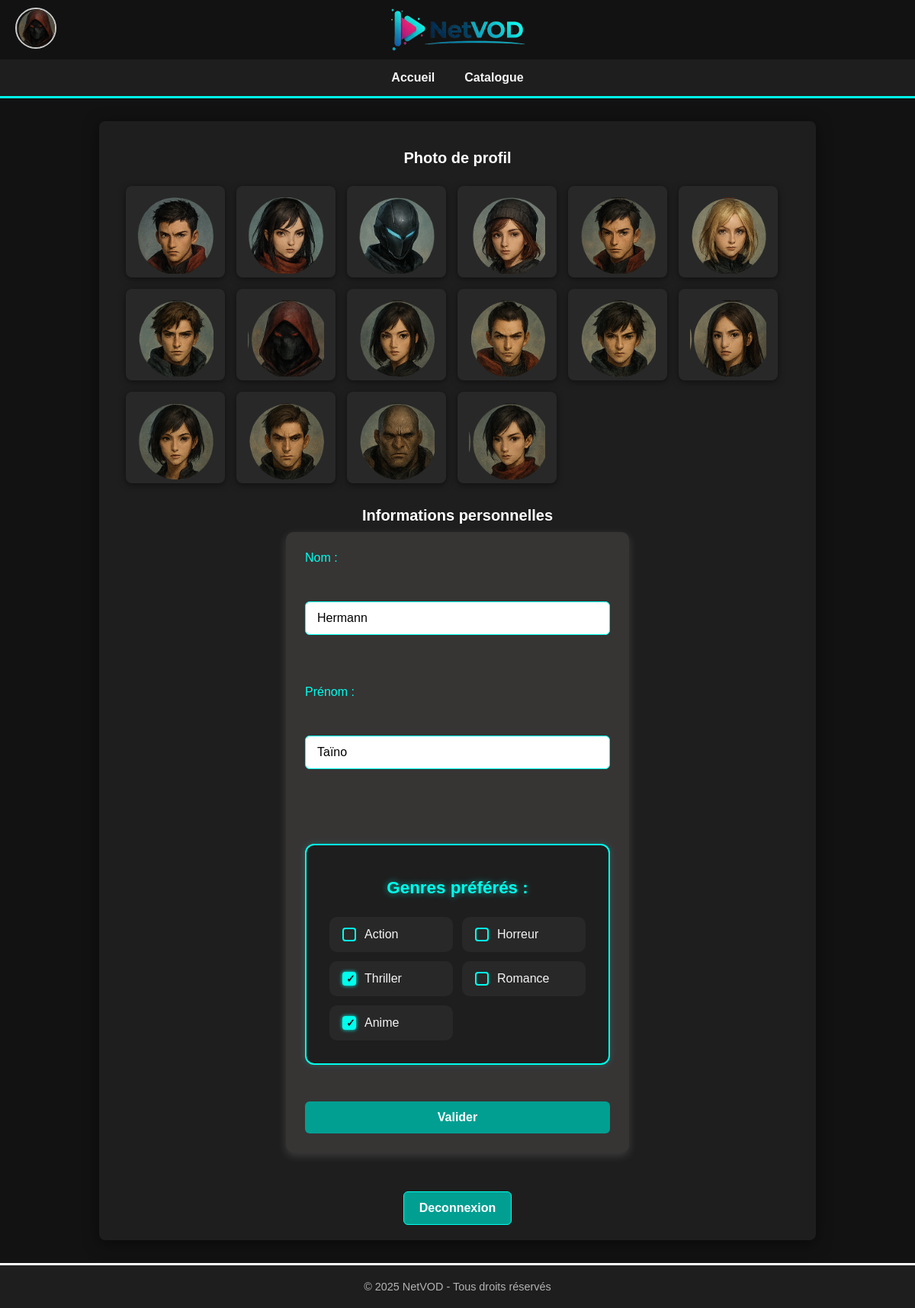
Page /?action=modif-user (signed in) on the committed database.
### tables this page shows
CREATE TABLE `PhotoProfil` (
  `idPhoto` int(11) NOT NULL,
  `img` varchar(50) NOT NULL
);

CREATE TABLE `Utilisateur` (
  `mailUser` varchar(50) NOT NULL,
  `nomUser` varchar(30) DEFAULT NULL,
  `prenomUser` varchar(30) DEFAULT NULL,
  `passwd` varchar(100) DEFAULT NULL,
  `numeroCarte` varchar(100) DEFAULT NULL,
  `role` varchar(30) DEFAULT NULL,
  `idPhoto` int(11) DEFAULT NULL
);

CREATE TABLE `Genre` (
  `idGenre` int(11) NOT NULL,
  `libelle` varchar(30) DEFAULT NULL
);

### index.php (called while the page is built, shortened)
<?php
$action = $_GET['action'] ?? '';
$app = new Dispatcher($action);
$app->run();

### src/classes/repository/NetVODRepository.php (called while the page is built, shortened)
<?php
class NetVODRepository
{
    private \PDO $pdo;
    private static ?NetVODRepository $instance = null;
    private static array $config = [];
    private function __construct(array $conf)
    {
        $this->pdo = new \PDO($conf['dsn'], $conf['user'], $conf['pass'], [\PDO::ATTR_ERRMODE => \PDO::ERRMODE_EXCEPTION]);
    }
    public static function getInstance()
    {
        if (is_null(self::$instance)) {
            self::$instance = new NetVODRepository(self::$config);
        }
        return self::$instance;
    }
    public static function setConfig(string $file)
    {
        $conf = parse_ini_file($file);
        $driver = $conf['driver'];
        $host = $conf['host'];
        $database = $conf['database'];
        self::$config = [
            'dsn' => "$driver:host=$host;dbname=$database;charset=utf8mb4",
            'user' => $conf['username'],
            'pass' => $conf['password']
        ];
    }
    public function getUser(string $mail): array
    {
        $query = "SELECT * FROM Utilisateur WHERE mailUser = :email";
        $stmt = $this->pdo->prepare($query);
        $stmt->execute(['email' => $mail]);
        return $stmt->fetchAll(\PDO::FETCH_ASSOC);
    }
    public function genererGenre(): ?array
    {
        $query = "SELECT * FROM Genre";
        $stmt = $this->pdo->prepare($query);
        $stmt->execute();
        return $stmt->fetchALL(\PDO::FETCH_ASSOC);
    }
    public function getPhotoProfileALL(): array
    {
        $query = "SELECT * FROM PhotoProfil";
        $stmt = $this->pdo->prepare($query);
        $stmt->execute();
        $data = $stmt->fetchAll(\PDO::FETCH_ASSOC);
        return $data;
    }
    public function getPhotoProfile(string $user): string
    {
        $query = "SELECT img FROM PhotoProfil INNER JOIN Utilisateur on PhotoProfil.idPhoto = Utilisateur.idPhoto where mailUser = ?";
        $stmt = $this->pdo->prepare($query);
        $stmt->execute([$user]);
        $data = $stmt->fetchAll(\PDO::FETCH_ASSOC);
        return "src/style/img/profilepicture/" . $data[0]['img'];
    }
    public function getGenresForUser(string $email): array
    {
        $query = "SELECT idGenre FROM GenrePrefere WHERE emailUser = ?";
        $stmt = $this->pdo->prepare($query);
        $stmt->execute([$email]);
        return $stmt->fetchAll(\PDO::FETCH_COLUMN);
    }
}

### src/classes/action/ModificationProfileAction.php (the view, shortened to what this page needs)
<?php
class ModificationProfileAction extends Action
{
    public function execute(): string
    {
        if (isset($_SESSION['user'])) {
            $html = "<h2 id='titleaction'>Photo de profil</h2>";
            $html .= "<div class='profilepicture-container'>";
            $repo = NetVODRepository::getInstance();
            $photos = $repo->getPhotoProfileALL();
            foreach ($photos as $photo) {
                $html .= "<div class='profilepicture'>";
                $html .= "<a href='?action=modif-user&profile_picture={$photo['idPhoto']}'><img src='src/style/img/profilepicture/{$photo['img']}' alt='{$photo['idPhoto']}'></a>";
                $html .= "</div>";
            }
            $html .= "</div>";
            $userData = $repo->getUser($_SESSION['user'])[0];
            $nomActuel = htmlspecialchars($userData['nomUser'] ?? '');
            $prenomActuel = htmlspecialchars($userData['prenomUser'] ?? '');
            $html .= "<h2 id='titleaction'>Informations personnelles</h2>";
            $html .= "<form method='post' action='?action=modif-user' class='user-info-form'>";
            $html .= "<label for='nom'>Nom :</label><br>";
            $html .= "<input type='text' id='nom' name='nom' placeholder='Nom' value='{$nomActuel}' required><br><br>";
            $html .= "<label for='prenom'>Prénom :</label><br>";
            $html .= "<input type='text' id='prenom' name='prenom' placeholder='Prénom' value='{$prenomActuel}' required><br><br>";
            $genres = $repo->genererGenre();
            $genresUser = $repo->getGenresForUser($_SESSION['user']);
            $html .= "<div id='genre-container'>";
            $html .= "<h3>Genres préférés :</h3>";
            $html .= "<div class='genre-checkboxes'>";
            foreach ($genres as $genre) {
                $checked = in_array($genre['idGenre'], $genresUser) ? 'checked' : '';
                $html .= "<label><input type='checkbox' name='genres[]' value='{$genre['idGenre']}' $checked> {$genre['libelle']}</label>";
            }
            $html .= "</div></div><br>";
            $html .= "<button type='submit' name='valider_infos'>Valider</button>";
            $html .= "</form>";
            $html .= "<br><br>";
            $html .= "<div id='auth-buttons'>";
            $html .= "<a href='?action=connexion' class='btn-auth'>Deconnexion</a>";
            $html .= "</div>";
        } else {
            $html = "<h2 id='message-info'>Vous n'êtes pas connecté</h2>";
        }
        return $html;
    }
}

### src/classes/dispatch/Dispatcher.php (shortened to what this page needs)
<?php
class Dispatcher{
    private string $action;
    public function __construct(string $s){
        $this->action = $s;
    }
    public function run(){
        $html = "";
        switch($this->action){
            case 'modif-user':
                $html = (new a\ModificationProfileAction())->execute();
                break;
        }
        $this->renderPage($html);
    }
    public function renderPage(string $s): void{
        $repo = NetVODRepository::getInstance();
        if(isset($_SESSION['user'])){
            $img = $repo->getPhotoProfile($_SESSION['user']);
        }else{
            $img = "src/style/img/profilepicture/inconnu.png";
        }
        echo <<<Limite
    <!DOCTYPE html>
    <html lang="fr">
    <head>
        <meta charset="UTF-8">
        <meta name="viewport" content="width=device-width, initial-scale=1.0">
        <link rel="stylesheet" href="src/style/css/style.css">
        <title>NetVOD</title>
    </head>
    <body>
        <header>
            <div id="top-left">
                <a href="?action=modif-user"><img src={$img} alt="Photo de profil" id="profile-pic"></a>
                <a href="." id="none">
                    <img id="logo" src="src/style/img/logo.png" alt="NetVOD">
                </a>
            </div>
            <nav>
                <ul>
                    <li><a href=".">Accueil</a></li>
                    <li><a href="?action=display-catalogue">Catalogue</a></li>
                </ul>
            </nav>
        </header>
        <main>
            {$s}
        </main>
        <footer>
            <p>&copy; 2025 NetVOD - Tous droits réservés</p>
        </footer>
    </body>
    </html>
    Limite;
    }
}

### src/style/css/style.css (style rules this page uses)
body { font-family: "Arial", sans-serif; background-color: #121212; color: #00ffed; margin: 0; padding: 0; display: flex; flex-direction: column; min-height: 100vh; }
nav ul { display: flex; justify-content: center; gap: 15px; list-style-type: none; background-color: #1e1e1e; padding: 15px; margin: 0; border-bottom: 3px solid #00ffed; }
nav li a { text-decoration: none; color: #f4f4f4; font-weight: bold; padding: 8px 12px; border-radius: 50px; transition: background-color 0.2s ease-in-out; }
main { flex: 1; max-width: 900px; width: 90%; margin: 30px auto; padding: 20px; background: #1e1e1e; box-shadow: 0 4px 20px rgba(0, 0, 0, 0.5); border-radius: 8px; color: #00ffed; }
footer { display: flex; justify-content: center; align-items: center; gap: 20px; background-color: #1e1e1e; color: #00ffed; padding: 20px 0; border-top: 3px solid #00ffed; flex-wrap: wrap; margin-top: auto; }
form { display: flex; flex-direction: column; gap: 15px; color: #00ffed; background-color: #373434; padding: 25px; border-radius: 10px; box-shadow: 0 4px 12px rgba(188, 188, 188, 0.2); max-width: 400px; margin: 0 auto; }
#titleaction { font-size: 20px; font-weight: bold; text-align: center; color: #ffffff; margin-bottom: 10px; }
form input[type="search"], form input[type="number"], form input[type="nom"], form input[type="email"], form input[type="password"], form input[type="text"], form input[type="file"] { padding: 12px 15px; border: 1px solid #00ffed; border-radius: 6px; font-size: 16px; transition: border-color 0.2s; }
form input[type="submit"], form button, .btn-view-playlist, .btn-delete-playlist { background-color: #009f92; color: #ffffff; padding: 12px; font-size: 16px; font-weight: bold; border: none; border-radius: 6px; cursor: pointer; transition: background-color 0.3s ease-in-out; text-align: center; text-decoration: none; }
#none { text-decoration: none; color: inherit; }
.profilepicture-container { display: flex; flex-wrap: wrap; padding: 15px; gap: 15px; }
img { max-width: 100%; }
.profilepicture { background-color: #282828; border-radius: 8px; padding: 15px; box-shadow: 0 2px 8px rgba(0, 0, 0, 0.5); transition: background-color 0.2s, transform 0.2s; display: flex; flex-direction: column; height: 90px; width: 100px; }
#profile-pic { width: 50px; height: 50px; border-radius: 50%; object-fit: cover; margin-left: 20px; border: 2px solid #ccc; }
#top-left { display: flex; align-items: center; justify-content: flex-start; width: 100%; position: relative; padding: 10px 0; }
#logo { position: absolute; left: 50%; top: 50%; transform: translate(-50%, -50%); height: 80px; }
footer { display: flex; justify-content: center; align-items: center; gap: 20px; background-color: #1e1e1e; color: #f4f4f4; padding: 20px 0; border-top: 3px solid #ffffff; flex-wrap: wrap; margin-top: auto; }
footer p { margin: 0; font-size: 0.9em; color: #b3b3b3; }
#genre-container { margin-top: 2rem; padding: 20px; background: #1e1e1e; border: 2px solid #00ffed; border-radius: 12px; box-shadow: 0 0 10px rgba(0, 255, 237, 0.2); color: #00ffed; }
#genre-container h3 { font-size: 1.4rem; font-weight: bold; text-align: center; margin-bottom: 15px; color: #00ffed; text-shadow: 0 0 8px rgba(0, 255, 237, 0.6); }
#auth-buttons { display: flex; justify-content: center; gap: 20px; margin-top: 15px; }
.btn-auth { display: inline-block; background-color: #009f92; color: #ffffff; padding: 12px 20px; border-radius: 6px; font-weight: bold; text-decoration: none; transition: all 0.3s ease; border: 1px solid #00ffed; text-align: center; }
#genre-container .genre-checkboxes { display: grid; grid-template-columns: repeat(auto-fit, minmax(160px, 1fr)); gap: 12px; padding: 10px; }
#genre-container label { display: flex; align-items: center; gap: 8px; background: #282828; padding: 10px 12px; border-radius: 10px; border: 1px solid transparent; transition: all 0.25s ease; color: #f4f4f4; font-weight: 500; cursor: pointer; }
#genre-container input[type="checkbox"] { appearance: none; width: 18px; height: 18px; border: 2px solid #00ffed; border-radius: 4px; background-color: transparent; cursor: pointer; position: relative; transition: background-color 0.2s, box-shadow 0.2s; }
#genre-container input[type="checkbox"]:checked { background-color: #00ffed; box-shadow: 0 0 5px #00ffed; }
#genre-container input[type="checkbox"]:checked::after { content: "✓"; position: absolute; top: -1px; left: 3px; font-size: 14px; color: #121212; font-weight: bold; }

### rows in the picture
photoprofil: img (picture)
photoprofil: img (picture)
photoprofil: img (picture)
photoprofil: img (picture)
photoprofil: img (picture)
photoprofil: img (picture)
photoprofil: img (picture)
photoprofil: img (picture)
photoprofil: img (picture)
photoprofil: img (picture)
photoprofil: img (picture)
photoprofil: img (picture)
photoprofil: img (picture)
photoprofil: img (picture)
photoprofil: img (picture)
photoprofil: img (picture)
utilisateur: nom "Hermann", prenom "Taïno"
genre: libelle "Action"
genre: libelle "Horreur"
genre: libelle "Thriller"
genre: libelle "Romance"
genre: libelle "Anime"
